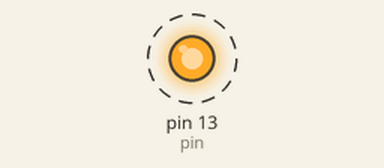
Simulated run of this sketch. Board: Arduino Uno, built with avr-gcc and run on an emulated ATmega328P. Parts: output pins drawn as LEDs (lit = HIGH). Dashed ring = blinking.

Above: at 0.5 s.
Timing chart, 0 to 4.6 s (numbered marks = the images above):
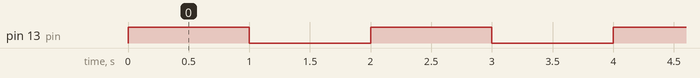

Measured:
- by itself, pin 13 (pin): alternates HIGH for 1.0 s and LOW for 1.0 s

The sketch:

blink_con_variables.ino
```cpp
int pin = 13;
int period = 1000;

void setup() {
  pinMode(pin , OUTPUT);
}

void loop() {
  digitalWrite(pin, HIGH);
  delay(period );
  digitalWrite(pin, LOW);
  delay(period );
}
```
